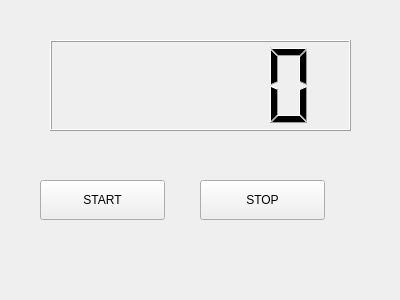
<?xml version="1.0" encoding="UTF-8"?>
<ui version="4.0">
 <class>Counter</class>
 <widget class="QWidget" name="Counter">
  <property name="geometry">
   <rect>
    <x>0</x>
    <y>0</y>
    <width>400</width>
    <height>300</height>
   </rect>
  </property>
  <property name="windowTitle">
   <string>Counter</string>
  </property>
  <widget class="QPushButton" name="button">
   <property name="geometry">
    <rect>
     <x>40</x>
     <y>180</y>
     <width>125</width>
     <height>40</height>
    </rect>
   </property>
   <property name="text">
    <string>START</string>
   </property>
  </widget>
  <widget class="QPushButton" name="button_stop">
   <property name="geometry">
    <rect>
     <x>200</x>
     <y>180</y>
     <width>125</width>
     <height>40</height>
    </rect>
   </property>
   <property name="text">
    <string>STOP</string>
   </property>
  </widget>
  <widget class="QLCDNumber" name="lcdNumber">
   <property name="geometry">
    <rect>
     <x>50</x>
     <y>40</y>
     <width>301</width>
     <height>91</height>
    </rect>
   </property>
  </widget>
 </widget>
 <resources/>
 <connections/>
</ui>
